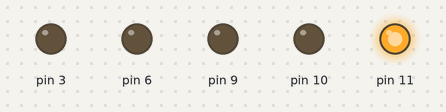
The sketch below on a simulated Arduino Uno, built with avr-gcc and run on an emulated ATmega328P. Shown: output pins drawn as LEDs (lit = HIGH).

Above: at 0.5 s.
At 2.5 s:
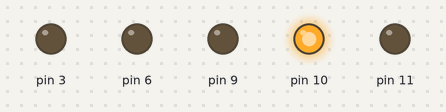
At 4.5 s:
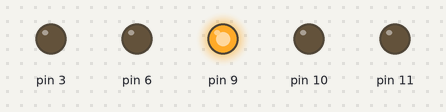
At 6.5 s:
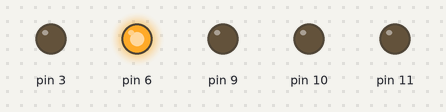
At 8.5 s:
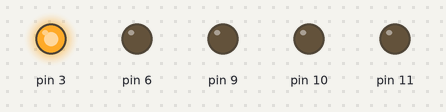
At 11.5 s:
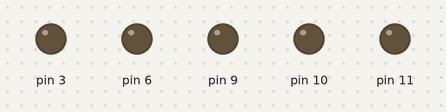
Timing chart, 0 to 13.0 s (numbered marks = the images above):
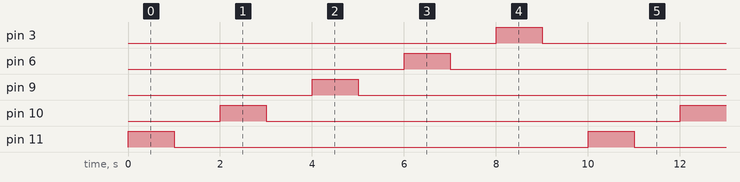

The sketch:

powerful_kasi_habbi1.ino
```cpp
// C++ code
//
void setup()
{
 pinMode(11, OUTPUT);
 pinMode(10, OUTPUT);
 pinMode(9, OUTPUT);
 pinMode(6, OUTPUT);
 pinMode(3, OUTPUT);

}

void loop()
{
  digitalWrite(11, HIGH);
  delay(1000); // Wait for 1000 millisecond(s) ligado
  digitalWrite(11, LOW);
  delay(1000); // Wait for 1000 millisecond(s)desligad

   digitalWrite(10, HIGH);
  delay(1000); // Wait for 1000 millisecond(s) ligado
  digitalWrite(10, LOW);
  delay(1000); // Wait for 1000 millisecond(s)desligad

   digitalWrite(9, HIGH);
  delay(1000); // Wait for 1000 millisecond(s) ligado
  digitalWrite(9, LOW);
  delay(1000); // Wait for 1000 millisecond(s)desligad

   digitalWrite(6, HIGH);
  delay(1000); // Wait for 1000 millisecond(s) ligado
  digitalWrite(6, LOW);
  delay(1000); // Wait for 1000 millisecond(s)desligad

   digitalWrite(3, HIGH);
  delay(1000); // Wait for 1000 millisecond(s) ligado
  digitalWrite(3, LOW);
  delay(1000); // Wait for 1000 millisecond(s)desligad
}
```

Measured:
- by itself, pin 3, pin 6, pin 9–11: alternates HIGH for 1.0 s and LOW for 9.0 s
- by itself, everything shown: repeats every 10.0 s, in 10 steps
